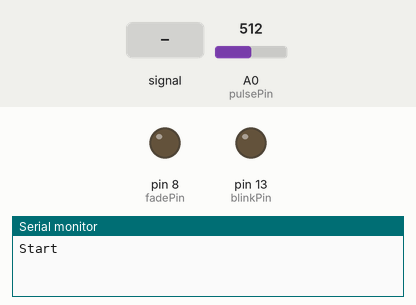
Bench run of a sketch on a simulated Arduino Uno, built with avr-gcc and run on an emulated ATmega328P. Shown: output pins drawn as LEDs (lit = HIGH), the last lines printed to the serial monitor. Inputs (shaded band) come from the test bench; at power-on: A0 (pulsePin) = 512.

Above: at 1.2 s.
1.3 s: A0 (pulsePin) fed a 200 Hz sine of ±81 counts around its level
4.3 s: A0 (pulsePin) set to 535
At 5.0 s:
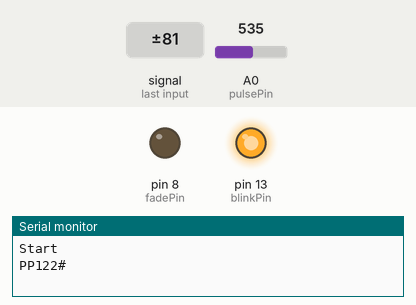
5.8 s: A0 (pulsePin) set to 498
At 6.2 s:
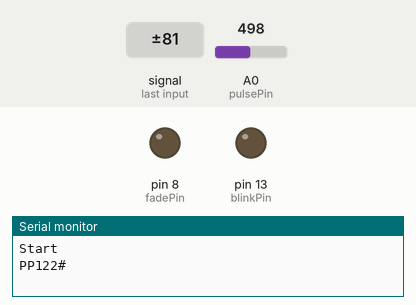
7.3 s: A0 (pulsePin) set to 522
At 8.6 s:
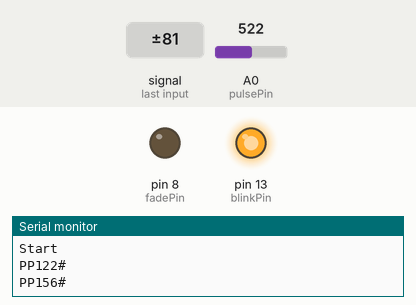
Timing chart, 0 to 9.8 s (numbered marks = the images above; inputs shaded):
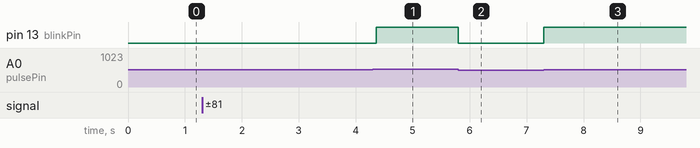

Measured:
- the behaviour switches between 513 and 512 on A0 (pulsePin) (found by bisection; images 1 and 2)
- after the input at 4.3 s, pin 13 (blinkPin): LOW → HIGH after 0.06 s
- after the input at 5.8 s, pin 13 (blinkPin): HIGH → LOW at once
- after the input at 7.3 s, pin 13 (blinkPin): LOW → HIGH at once

The sketch:

slaveArduino.ino
```cpp
#include <LiquidCrystal.h>
#include <SoftwareSerial.h>
#include <Time.h>

SoftwareSerial BTSerial(10, 11);

int state = 0;
const int led = 8;
const int button = 2;
int buttonstate = 1;


//  Variables
int pulsePin = 0;                 // Pulse Sensor purple wire connected to analog pin 0
int blinkPin = 13;                // pin to blink led at each beat
int fadePin = 8;                  // pin to do fancy classy fading blink at each beat
int fadeRate = 0;                 // used to fade LED on with PWM on fadePin

//LiquidCrystal lcd(12, 11, 5, 4, 3, 2);

// Volatile Variables, used in the interrupt service routine!
volatile int BPM;                   // int that holds raw Analog in 0. updated every 2mS
volatile int Signal;                // holds the incoming raw data
volatile int IBI = 600;             // int that holds the time interval between beats! Must be seeded!
volatile boolean Pulse = false;     // "True" when User's live heartbeat is detected. "False" when not a "live beat".
volatile boolean QS = false;        // becomes true when Arduoino finds a beat.

// Regards Serial OutPut  -- Set This Up to your needs
static boolean serialVisual = true;   // Set to 'false' by Default.  Re-set to 'true' to see Arduino Serial Monitor ASCII Visual Pulse

volatile int rate[10];                      // array to hold last ten IBI values
volatile unsigned long sampleCounter = 0;          // used to determine pulse timing
volatile unsigned long lastBeatTime = 0;           // used to find IBI
volatile int P = 512;                      // used to find peak in pulse wave, seeded
volatile int T = 512;                     // used to find trough in pulse wave, seeded
volatile int thresh = 525;                // used to find instant moment of heart beat, seeded
volatile int amp = 100;                   // used to hold amplitude of pulse waveform, seeded
volatile boolean firstBeat = true;        // used to seed rate array so we startup with reasonable BPM
volatile boolean secondBeat = false;      // used to seed rate array so we startup with reasonable BPM

word sentTime = 0;

void setup()
{
  pinMode(blinkPin,OUTPUT);         // pin that will blink to your heartbeat!
  pinMode(fadePin,OUTPUT);          // pin that will fade to your heartbeat!
  Serial.begin(115200);             // we agree to talk fast!
  interruptSetup();                 // sets up to read Pulse Sensor signal every 2mS
                                    // IF YOU ARE POWERING The Pulse Sensor AT VOLTAGE LESS THAN THE BOARD VOLTAGE,
                                    // UN-COMMENT THE NEXT LINE AND APPLY THAT VOLTAGE TO THE A-REF PIN
                                    //   analogReference(EXTERNAL);

  //bluetooth setup
  BTSerial.begin(38400);
  Serial.begin(9600);

  //setTime
  setTime(0);
  Serial.println("Start");
}


//  Where the Magic Happens
void loop()
{
      if(second()-sentTime >3){
          char bpm[5];
          sprintf(bpm, "%d", BPM);
          char pulseData[7] = "PP";
          strcat(pulseData, bpm);
          strcat(pulseData, "#");
          Serial.println(pulseData);
          BTSerial.write(pulseData); // Sends '1' to the master to turn on LED
          sentTime = second();
       }

  if (QS == true) // A Heartbeat Was Found
    {
        // BPM and IBI have been Determined
        // Quantified Self "QS" true when arduino finds a heartbeat
//       Serial.print("*** Heart-Beat Happened *** ");  //ASCII Art Madness
//       Serial.print("BPM: ");
//       Serial.println(BPM);

        QS = false; // reset the Quantified Self flag for next time
    }
}

void ledFadeToBeat()
{
   fadeRate -= 15;                         //  set LED fade value
   fadeRate = constrain(fadeRate,0,255);   //  keep LED fade value from going into negative numbers!
   analogWrite(fadePin,fadeRate);          //  fade LED
}

void interruptSetup()
{
  // Initializes Timer2 to throw an interrupt every 2mS.
  TCCR2A = 0x02;     // DISABLE PWM ON DIGITAL PINS 3 AND 11, AND GO INTO CTC MODE
  TCCR2B = 0x06;     // DON'T FORCE COMPARE, 256 PRESCALER
  OCR2A = 0X7C;      // SET THE TOP OF THE COUNT TO 124 FOR 500Hz SAMPLE RATE
  TIMSK2 = 0x02;     // ENABLE INTERRUPT ON MATCH BETWEEN TIMER2 AND OCR2A
  sei();             // MAKE SURE GLOBAL INTERRUPTS ARE ENABLED
}

void serialOutput()
{   // Decide How To Output Serial.
 if (serialVisual == true)
  {
     arduinoSerialMonitorVisual('-', Signal);   // goes to function that makes Serial Monitor Visualizer
  }
 else
  {
      sendDataToSerial('S', Signal);     // goes to sendDataToSerial function
   }
}

void arduinoSerialMonitorVisual(char symbol, int data )
{
  const int sensorMin = 0;      // sensor minimum, discovered through experiment
  const int sensorMax = 1024;    // sensor maximum, discovered through experiment
  int sensorReading = data; // map the sensor range to a range of 12 options:
  int range = map(sensorReading, sensorMin, sensorMax, 0, 11);
  // do something different depending on the
  // range value:
  switch (range)
  {
    case 0:
      Serial.println("");     /////ASCII Art Madness
      break;
    case 1:
      Serial.println("---");
      break;
    case 2:
      Serial.println("------");
      break;
    case 3:
      Serial.println("---------");
      break;
    case 4:
      Serial.println("------------");
      break;
    case 5:
      Serial.println("--------------|-");
      break;
    case 6:
      Serial.println("--------------|---");
      break;
    case 7:
      Serial.println("--------------|-------");
      break;
    case 8:
      Serial.println("--------------|----------");
      break;
    case 9:
      Serial.println("--------------|----------------");
      break;
    case 10:
      Serial.println("--------------|-------------------");
      break;
    case 11:
      Serial.println("--------------|-----------------------");
      break;
  }
}


void sendDataToSerial(char symbol, int data )
{
   Serial.print(symbol);
   Serial.println(data);
}

ISR(TIMER2_COMPA_vect) //triggered when Timer2 counts to 124
{
  cli();                                      // disable interrupts while we do this
  Signal = analogRead(pulsePin);              // read the Pulse Sensor
  sampleCounter += 2;                         // keep track of the time in mS with this variable
  int N = sampleCounter - lastBeatTime;       // monitor the time since the last beat to avoid noise
                                              //  find the peak and trough of the pulse wave
  if(Signal < thresh && N > (IBI/5)*3) // avoid dichrotic noise by waiting 3/5 of last IBI
    {
      if (Signal < T) // T is the trough
      {
        T = Signal; // keep track of lowest point in pulse wave
      }
    }

  if(Signal > thresh && Signal > P)
    {          // thresh condition helps avoid noise
      P = Signal;                             // P is the peak
    }                                        // keep track of highest point in pulse wave

  //  NOW IT'S TIME TO LOOK FOR THE HEART BEAT
  // signal surges up in value every time there is a pulse
  if (N > 250)
  {                                   // avoid high frequency noise
    if ( (Signal > thresh) && (Pulse == false) && (N > (IBI/5)*3) )
      {
        Pulse = true;                               // set the Pulse flag when we think there is a pulse
        digitalWrite(blinkPin,HIGH);                // turn on pin 13 LED
        IBI = sampleCounter - lastBeatTime;         // measure time between beats in mS
        lastBeatTime = sampleCounter;               // keep track of time for next pulse

        if(secondBeat)
        {                        // if this is the second beat, if secondBeat == TRUE
          secondBeat = false;                  // clear secondBeat flag
          for(int i=0; i<=9; i++) // seed the running total to get a realisitic BPM at startup
          {
            rate[i] = IBI;
          }
        }

        if(firstBeat) // if it's the first time we found a beat, if firstBeat == TRUE
        {
          firstBeat = false;                   // clear firstBeat flag
          secondBeat = true;                   // set the second beat flag
          sei();                               // enable interrupts again
          return;                              // IBI value is unreliable so discard it
        }
      // keep a running total of the last 10 IBI values
      word runningTotal = 0;                  // clear the runningTotal variable

      for(int i=0; i<=8; i++)
        {                // shift data in the rate array
          rate[i] = rate[i+1];                  // and drop the oldest IBI value
          runningTotal += rate[i];              // add up the 9 oldest IBI values
        }

      rate[9] = IBI;                          // add the latest IBI to the rate array
      runningTotal += rate[9];                // add the latest IBI to runningTotal
      runningTotal /= 10;                     // average the last 10 IBI values
      BPM = 60000/runningTotal;               // how many beats can fit into a minute? that's BPM!
      QS = true;                              // set Quantified Self flag
      // QS FLAG IS NOT CLEARED INSIDE THIS ISR
    }
  }

  if (Signal < thresh && Pulse == true)
    {   // when the values are going down, the beat is over
      digitalWrite(blinkPin,LOW);            // turn off pin 13 LED
      Pulse = false;                         // reset the Pulse flag so we can do it again
      amp = P - T;                           // get amplitude of the pulse wave
      thresh = amp/2 + T;                    // set thresh at 50% of the amplitude
      P = thresh;                            // reset these for next time
      T = thresh;
    }

  if (N > 2500)
    {                           // if 2.5 seconds go by without a beat
      thresh = 512;                          // set thresh default
      P = 512;                               // set P default
      T = 512;                               // set T default
      lastBeatTime = sampleCounter;          // bring the lastBeatTime up to date
      firstBeat = true;                      // set these to avoid noise
      secondBeat = false;                    // when we get the heartbeat back
    }

  sei();                                   // enable interrupts when youre done!
}// end isr
```
